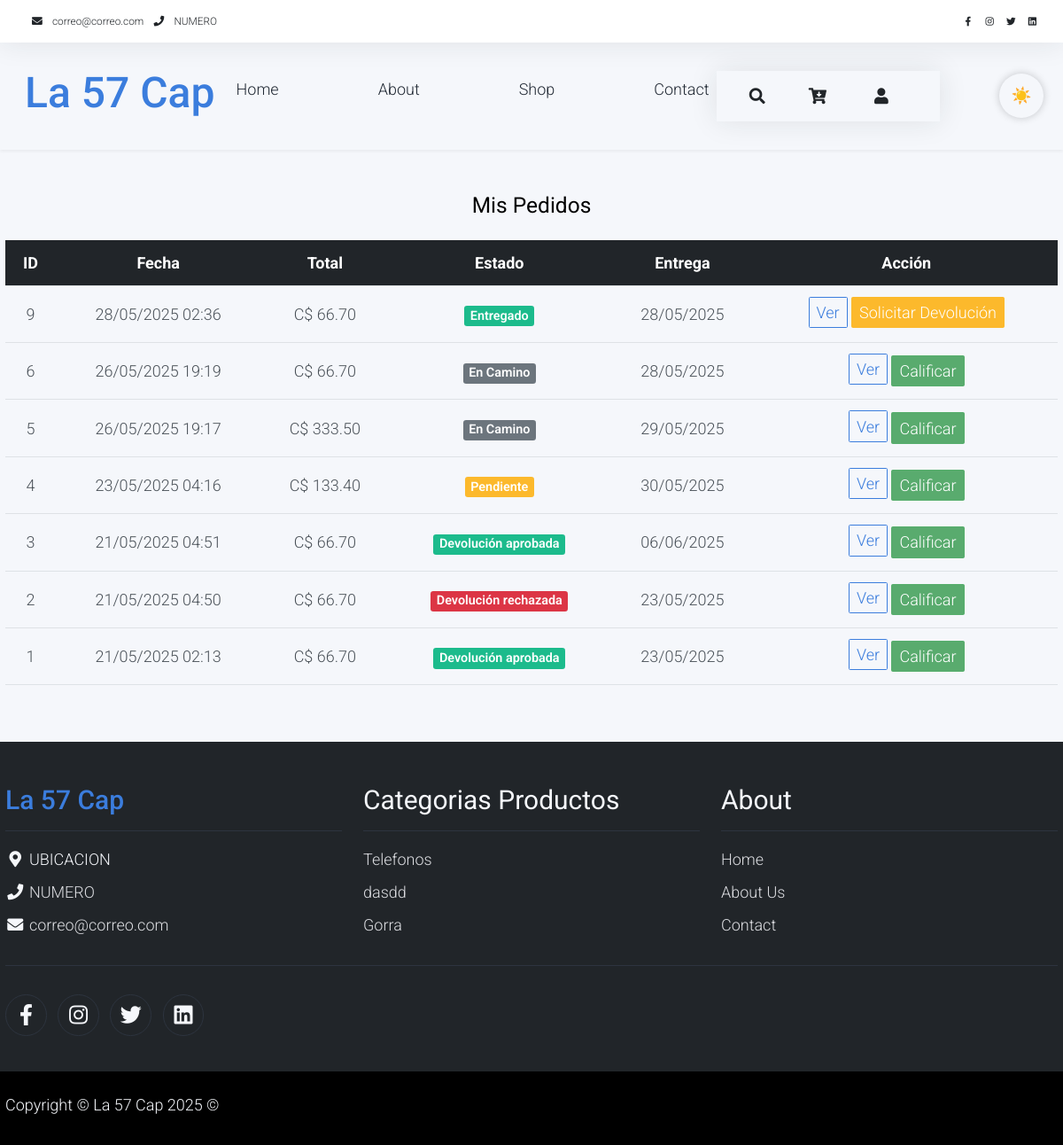
The app's page /cliente/pedidos (signed in), older data.
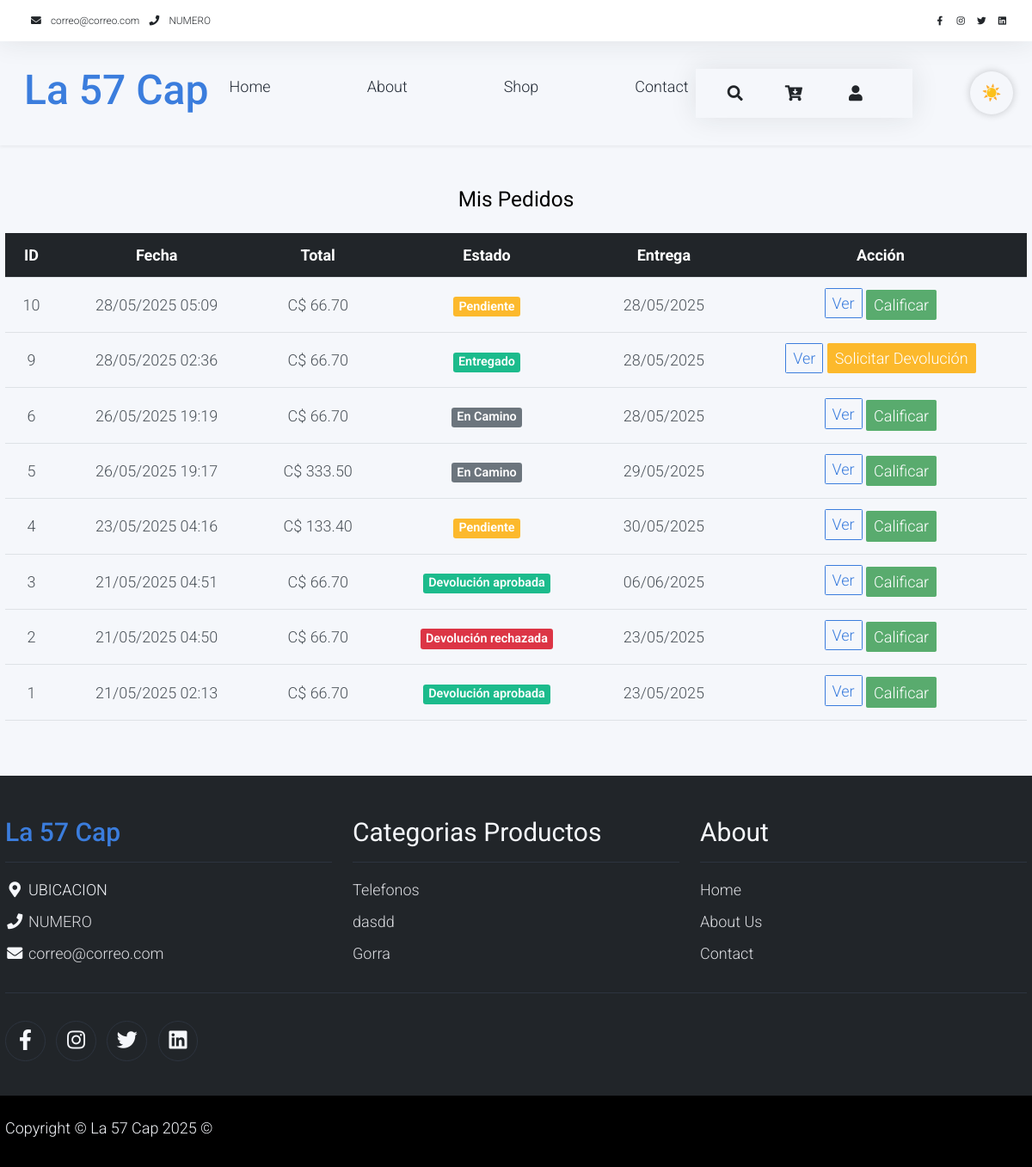
The same page, newer data.
### tables this page shows
CREATE TABLE `pedidos`  (
  `idpedidos` int(0) NOT NULL AUTO_INCREMENT,
  `id_ventas` int(0) NOT NULL,
  `id_cliente` int(0) NOT NULL,
  `id_repartidor` int(0) NULL DEFAULT NULL,
  `creado` datetime(0) NOT NULL,
  `fecha_entregar` date NOT NULL,
  `hora_entregar` time(0) NOT NULL,
  `direccion_entregar` varchar(200) NOT NULL,
  `comentarios` varchar(45) NULL DEFAULT NULL,
  `estado` tinyint(0) NULL DEFAULT NULL,
  `pago_confirmado` tinyint(0) NULL DEFAULT NULL,
  PRIMARY KEY (`idpedidos`) USING BTREE,
  INDEX `pedido_cliente_idx`(`id_cliente`) USING BTREE,
  INDEX `pedido_repartidor_idx`(`id_repartidor`) USING BTREE,
  INDEX `pedido_ventas_idx`(`id_ventas`) USING BTREE,
  CONSTRAINT `pedido_cliente` FOREIGN KEY (`id_cliente`) REFERENCES `cliente` (`idcliente`) ON DELETE RESTRICT ON UPDATE RESTRICT,
  CONSTRAINT `pedido_repartidor` FOREIGN KEY (`id_repartidor`) REFERENCES `repartidor` (`idrepartidor`) ON DELETE RESTRICT ON UPDATE RESTRICT,
  CONSTRAINT `pedido_ventas` FOREIGN KEY (`id_ventas`) REFERENCES `ventas` (`idventas`) ON DELETE RESTRICT ON UPDATE RESTRICT
);

CREATE TABLE `ventas`  (
  `idventas` int(0) NOT NULL AUTO_INCREMENT,
  `id_vendedor` int(0) NOT NULL,
  `id_cliente` int(0) NULL DEFAULT NULL,
  `subtotal` decimal(10, 2) NOT NULL,
  `descuento` decimal(10, 2) NOT NULL,
  `iva` decimal(10, 2) NOT NULL,
  `total` decimal(10, 2) NOT NULL,
  `estado` varchar(45) NOT NULL,
  `creado` datetime(0) NOT NULL,
  `eliminado` tinyint(0) NULL DEFAULT 0,
  PRIMARY KEY (`idventas`) USING BTREE,
  INDEX `ventas_vendedor_idx`(`id_vendedor`) USING BTREE,
  INDEX `ventas_cliente`(`id_cliente`) USING BTREE,
  CONSTRAINT `ventas_cliente` FOREIGN KEY (`id_cliente`) REFERENCES `cliente` (`idcliente`) ON DELETE RESTRICT ON UPDATE RESTRICT,
  CONSTRAINT `ventas_vendedor` FOREIGN KEY (`id_vendedor`) REFERENCES `vendedor` (`idvendedor`) ON DELETE RESTRICT ON UPDATE RESTRICT
);

CREATE TABLE `categoria_producto`  (
  `idcategoria_producto` int(0) NOT NULL AUTO_INCREMENT,
  `foto` varchar(150) NULL DEFAULT NULL,
  `garantias_meses` int(0) NOT NULL,
  `titulo` varchar(80) NOT NULL,
  `politica_garantia` varchar(500) NOT NULL,
  `tiene_garantia` tinyint(0) NOT NULL,
  `eliminado` tinyint(0) NULL DEFAULT 0,
  `estado` varchar(30) NULL DEFAULT NULL,
  PRIMARY KEY (`idcategoria_producto`) USING BTREE
);

### views/cliente/MisPedidos.php (the view, shortened to what the changed rows need)
<div class="container py-5">
    <h2 class="mb-4 text-center">Mis Pedidos</h2>
    <?php if (empty($pedidos)): ?>
        <div class="alert alert-info text-center">No tienes pedidos registrados.</div>
    <?php else: ?>
        <div class="table-responsive">
            <table class="table table-hover align-middle text-center">
                <thead class="table-dark">
                    <tr>
                        <th>ID</th>
                        <th>Fecha</th>
                        <th>Total</th>
                        <th>Estado</th>
                        <th>Entrega</th>
                        <th>Acción</th>
                    </tr>
                </thead>
                <tbody>
                    <?php foreach ($pedidos as $pedido): ?>
                        <?php
                        $estado = trim($pedido->estado_venta ?? 'Desconocido');
                        $badgeClass = match ($estado) {
                            'Pendiente' => 'warning',
                            'En devolución' => 'info',
                            'Devolución aprobada' => 'success',
                            'Devolución rechazada' => 'danger',
                            'Visitar tienda' => 'primary',
                            'En proceso' => 'info',
                            'En camino' => 'info',
                            'Entregado' => 'success',
                            default => 'secondary'
                        };
                        ?>
                        <tr>
                            <td><?= $pedido->idpedidos ?></td>
                            <td><?= date('d/m/Y H:i', strtotime($pedido->creado)) ?></td>
                            <td>C$ <?= number_format($pedido->total ?? 0, 2) ?></td>
                            <td><span class="badge bg-<?= $badgeClass ?>"><?= $estado ?></span></td>
                            <td><?= date('d/m/Y', strtotime($pedido->fecha_entregar)) ?></td>
                            <td>
                                <a href="/cliente/pedido?id=<?= $pedido->idpedidos ?>"
                                    class="btn btn-outline-primary btn-sm mb-1">
                                    Ver
                                </a>
                                <?php if ($estado === 'Entregado'): ?>
                                    <a href="/cliente/devolucion?id=<?= $pedido->idpedidos ?>" class="btn btn-warning btn-sm mb-1">
                                        Solicitar Devolución
                                    </a>
                                <?php endif; ?>
                                <?php if (empty($calificados[$pedido->idpedidos])): ?>
                                    <a href="/cliente/calificar?id=<?= $pedido->idpedidos ?>" class="btn btn-success btn-sm">
                                        Calificar
                                    </a>
                                <?php endif; ?>
                            </td>
                        </tr>
                    <?php endforeach; ?>
                </tbody>
            </table>
        </div>
    <?php endif; ?>
</div>

### views/layout/layoutLanding.php (shortened to what the changed rows need)
<!DOCTYPE html>
<html lang="en">
<head>
    <link rel="stylesheet" href="/build/css/bootstrap.min.css">
    <link rel="stylesheet" href="/build/css/templatemo.css">
    <link rel="stylesheet" href="/build/css/custom.css">
    <link rel="stylesheet" href="/build/css/fontawesome.min.css">
    <link href="https://cdn.jsdelivr.net/npm/bootstrap@5.3.2/dist/css/bootstrap.min.css" rel="stylesheet">
    <link rel="stylesheet" href="/build/css/app.css">
</head>
<body>
    <?php echo $contenido; ?>
    <footer class="bg-dark" id="tempaltemo_footer">
        <div class="container">
            <div class="row">
                <div class="col-md-4 pt-5">
                    <h2 class="h2 text-primary border-bottom pb-3 border-light logo">La 57 Cap</h2>
                </div>
                <div class="col-md-4 pt-5">
                    <h2 class="h2 text-light border-bottom pb-3 border-light">Categorias Productos</h2>
                    <ul class="list-unstyled text-light footer-link-list">
                        <?php foreach ($categorias as $categoria): ?>
                            <li>
                                <a class="text-decoration-none"
                                    href="/productos?categoria=<?php echo $categoria->idcategoria_producto; ?>">
                                    <?php echo s($categoria->titulo); ?>
                                </a>
                            </li>
                        <?php endforeach; ?>
                    </ul>
                </div>
                <div class="col-md-4 pt-5">
                    <h2 class="h2 text-light border-bottom pb-3 border-light">About</h2>
                </div>
            </div>
        </div>
    </footer>
</body>
</html>

Row changes from the older to the newer data that the page shows:
added pedidos: idpedidos "10", creado "28/05/2025 05:09", id_ventas.total "66.70", id_ventas.estado "Pendiente", fecha_entregar "28/05/2025"
